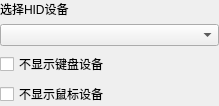
<?xml version="1.0" encoding="UTF-8"?>
<ui version="4.0">
 <class>SAKHidDeviceController</class>
 <widget class="QWidget" name="SAKHidDeviceController">
  <property name="geometry">
   <rect>
    <x>0</x>
    <y>0</y>
    <width>219</width>
    <height>88</height>
   </rect>
  </property>
  <property name="windowTitle">
   <string>Form</string>
  </property>
  <layout class="QGridLayout" name="gridLayout">
   <property name="leftMargin">
    <number>0</number>
   </property>
   <property name="topMargin">
    <number>0</number>
   </property>
   <property name="rightMargin">
    <number>0</number>
   </property>
   <property name="bottomMargin">
    <number>0</number>
   </property>
   <item row="2" column="0">
    <widget class="QCheckBox" name="noKeyboardCheckBox">
     <property name="text">
      <string>不显示键盘设备</string>
     </property>
    </widget>
   </item>
   <item row="0" column="0">
    <widget class="QLabel" name="label_3">
     <property name="text">
      <string>选择HID设备</string>
     </property>
    </widget>
   </item>
   <item row="1" column="0" colspan="2">
    <widget class="QComboBox" name="hidDeviceComboBox"/>
   </item>
   <item row="3" column="0">
    <widget class="QCheckBox" name="noMouseCheckBox">
     <property name="text">
      <string>不显示鼠标设备</string>
     </property>
    </widget>
   </item>
  </layout>
 </widget>
 <resources/>
 <connections/>
</ui>
